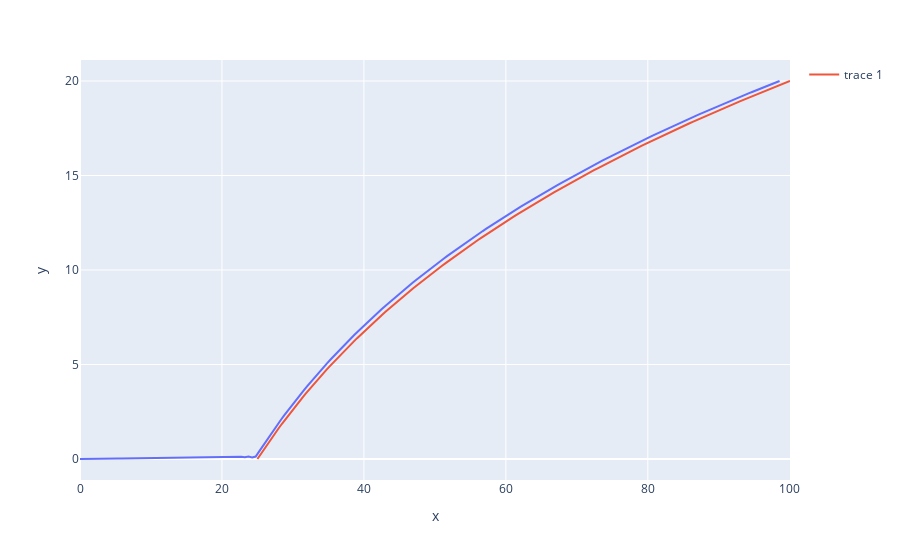

Notebook source saved alongside this figure:
### Code cell
D = 100
dia_len = 25
height = 40
point_num = 300
moduls_dis = {'B':0, 'sigma':0.05, 'Kt':10, 'Ka':25}
in_param_dis = {'Js_u':0, 'h0u':1.6}
moduls_pro = {'B':0, 'sigma':0.05, 'Kt':10, 'Ka':25}
in_param_pro = {'Js_l':0, 'h0l':1.6}
rho = 10
lam = 0
po = 2
augment = True
a, b, c = 0.1, 4, 4
add_en = 2
ret_vol = False
vol_type = 2


distal = ShapeOptimizer(r_start=0, L=height/2, D=D, z_start=0, moduls=moduls_dis,
    in_param=in_param_dis, augment=augment, rho=rho, lam=lam, po=po)
proximal = ShapeOptimizer(r_start=dia_len, L=height/2, D=D-dia_len, z_start=0,
    moduls=moduls_pro, in_param=in_param_pro, augment=augment, rho=rho, lam=lam, po=po)

matrix = in_mat_opt(distal, proximal, D, dia_len, height, in_param_dis, point_num, a, c, ep_num=10000, show_his=3)
n = point_num
'''
circle = False
di = 11
matrix, n = in_mat_rud(D, dia_len, height, point_num = point_num, in_param_dis=in_param_dis,
                  in_param_pro=in_param_pro, circ=circle, di=di)
'''

en = sym_syst(matrix, distal, proximal, D, dia_len, height, n, a, b, c,
             add_en=add_en, ret_vol=ret_vol, vol_type=vol_type)

# Store learning results
fn_history = []
var_history = []

print(en)

### Figure 1 — Plotly figure (JSON) as saved in the notebook; plotly's stock layout.template omitted (floating-point values rounded to 4 significant figures; data arrays with more than 128 entries replaced by an {"elided": "..."} marker saying what was removed)
{"data": [{"hovertemplate": "x=%{x}<br>y=%{y}<extra></extra>", "legendgroup": "", "line": {"color": "#636efa", "dash": "solid"}, "marker": {"symbol": "circle"}, "mode": "lines", "name": "", "orientation": "v", "showlegend": false, "type": "scatter", "x": {"elided": "201 float values"}, "xaxis": "x", "y": {"elided": "201 float values"}, "yaxis": "y"}, {"type": "scatter", "x": {"elided": "151 float values"}, "y": {"elided": "151 float values"}}], "layout": {"legend": {"tracegroupgap": 0}, "margin": {"t": 60}, "xaxis": {"anchor": "y", "domain": [0, 1], "title": {"text": "x"}}, "yaxis": {"anchor": "x", "domain": [0, 1], "title": {"text": "y"}}}}
